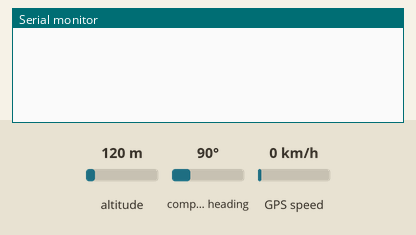
Bench run of a sketch on a simulated Arduino Uno, built with avr-gcc and run on an emulated ATmega328P. Shown: the last lines printed to the serial monitor. The test bench sets the inputs (shaded band); at power-on: altitude 120 m, compass heading 90°, GPS speed 0 km/h. The GPS gets a fix after 3 s at 37.7749, -122.4194 with 8 satellites.

Above: at 1.2 s.
1.3 s: altitude set to 20 m
At 3.8 s:
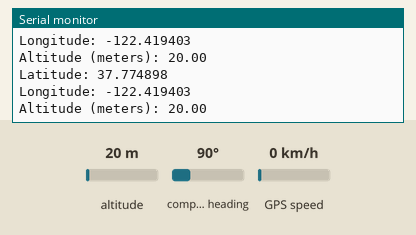
4.5 s: altitude set to 250 m
At 5.8 s:
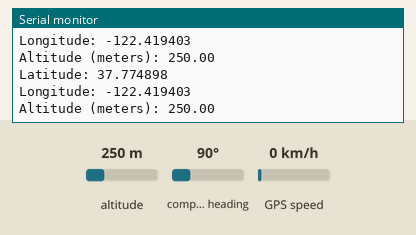

Measured:
- after the input at 1.3 s, the serial monitor: prints a new line after 1.7 s (image 1)
- after the input at 4.5 s, the serial monitor: prints a new line after 0.53 s (image 2)

The sketch:

gps.ino
```cpp
#include <SoftwareSerial.h>
#include <TinyGPS++.h>

static const int RXPin = 12, TXPin = 13;
static const uint32_t GPSBaud = 9600;

SoftwareSerial gpsSerial(RXPin, TXPin);
TinyGPSPlus gps;

void setup() {
  Serial.begin(115200);
  gpsSerial.begin(GPSBaud);
}

void loop() {
  while (gpsSerial.available() > 0) {
    if (gps.encode(gpsSerial.read())) {
      if (gps.location.isValid()) {
        Serial.print("Latitude: ");
        Serial.println(gps.location.lat(), 6);
        Serial.print("Longitude: ");
        Serial.println(gps.location.lng(), 6);
        Serial.print("Altitude (meters): ");
        Serial.println(gps.altitude.meters());
      }
    }
  }
}
```
